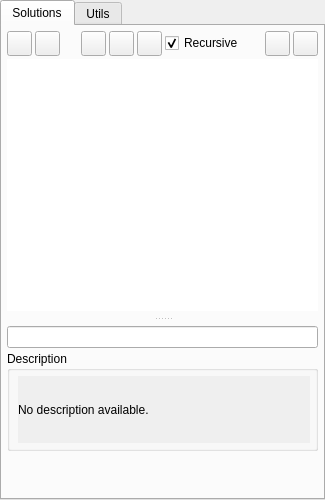
<?xml version="1.0" encoding="UTF-8"?>
<ui version="4.0">
 <class>Form</class>
 <widget class="QWidget" name="Form">
  <property name="geometry">
   <rect>
    <x>0</x>
    <y>0</y>
    <width>325</width>
    <height>500</height>
   </rect>
  </property>
  <property name="minimumSize">
   <size>
    <width>325</width>
    <height>500</height>
   </size>
  </property>
  <property name="windowTitle">
   <string>Form</string>
  </property>
  <layout class="QGridLayout" name="gridLayout">
   <property name="margin">
    <number>0</number>
   </property>
   <property name="spacing">
    <number>0</number>
   </property>
   <item row="0" column="0">
    <widget class="QTabWidget" name="tab_all">
     <property name="currentIndex">
      <number>0</number>
     </property>
     <widget class="QWidget" name="tab_solutions">
      <attribute name="title">
       <string>Solutions</string>
      </attribute>
      <layout class="QGridLayout" name="gridLayout_3">
       <property name="margin">
        <number>5</number>
       </property>
       <property name="spacing">
        <number>3</number>
       </property>
       <item row="0" column="0">
        <widget class="QSplitter" name="sp_splitter">
         <property name="frameShape">
          <enum>QFrame::NoFrame</enum>
         </property>
         <property name="frameShadow">
          <enum>QFrame::Plain</enum>
         </property>
         <property name="lineWidth">
          <number>3</number>
         </property>
         <property name="orientation">
          <enum>Qt::Vertical</enum>
         </property>
         <property name="handleWidth">
          <number>15</number>
         </property>
         <widget class="QWidget" name="layoutWidget">
          <layout class="QVBoxLayout" name="verticalLayout">
           <property name="spacing">
            <number>3</number>
           </property>
           <item>
            <layout class="QHBoxLayout" name="hl_solutions_buttons">
             <property name="spacing">
              <number>3</number>
             </property>
             <item>
              <widget class="QPushButton" name="pb_solutions_new">
               <property name="minimumSize">
                <size>
                 <width>25</width>
                 <height>25</height>
                </size>
               </property>
               <property name="maximumSize">
                <size>
                 <width>25</width>
                 <height>25</height>
                </size>
               </property>
               <property name="toolTip">
                <string>New Solution</string>
               </property>
               <property name="autoFillBackground">
                <bool>false</bool>
               </property>
               <property name="text">
                <string/>
               </property>
               <property name="flat">
                <bool>false</bool>
               </property>
              </widget>
             </item>
             <item>
              <widget class="QPushButton" name="pb_solutions_delete">
               <property name="minimumSize">
                <size>
                 <width>25</width>
                 <height>25</height>
                </size>
               </property>
               <property name="maximumSize">
                <size>
                 <width>25</width>
                 <height>25</height>
                </size>
               </property>
               <property name="toolTip">
                <string>Remove Solution</string>
               </property>
               <property name="autoFillBackground">
                <bool>false</bool>
               </property>
               <property name="text">
                <string/>
               </property>
               <property name="flat">
                <bool>false</bool>
               </property>
              </widget>
             </item>
             <item>
              <spacer name="horizontalSpacer_4">
               <property name="orientation">
                <enum>Qt::Horizontal</enum>
               </property>
               <property name="sizeHint" stdset="0">
                <size>
                 <width>18</width>
                 <height>20</height>
                </size>
               </property>
              </spacer>
             </item>
             <item>
              <widget class="QPushButton" name="pb_solutions_fit">
               <property name="minimumSize">
                <size>
                 <width>25</width>
                 <height>25</height>
                </size>
               </property>
               <property name="maximumSize">
                <size>
                 <width>25</width>
                 <height>25</height>
                </size>
               </property>
               <property name="toolTip">
                <string>Construct Fit Solution</string>
               </property>
               <property name="autoFillBackground">
                <bool>false</bool>
               </property>
               <property name="text">
                <string/>
               </property>
               <property name="flat">
                <bool>false</bool>
               </property>
              </widget>
             </item>
             <item>
              <widget class="QPushButton" name="pb_solutions_deform">
               <property name="minimumSize">
                <size>
                 <width>25</width>
                 <height>25</height>
                </size>
               </property>
               <property name="maximumSize">
                <size>
                 <width>25</width>
                 <height>25</height>
                </size>
               </property>
               <property name="toolTip">
                <string>Construct Deform Solution</string>
               </property>
               <property name="autoFillBackground">
                <bool>false</bool>
               </property>
               <property name="text">
                <string/>
               </property>
               <property name="flat">
                <bool>false</bool>
               </property>
              </widget>
             </item>
             <item>
              <widget class="QPushButton" name="pb_solutions_anim">
               <property name="minimumSize">
                <size>
                 <width>25</width>
                 <height>25</height>
                </size>
               </property>
               <property name="maximumSize">
                <size>
                 <width>25</width>
                 <height>25</height>
                </size>
               </property>
               <property name="toolTip">
                <string>Construct Animation Solution</string>
               </property>
               <property name="autoFillBackground">
                <bool>false</bool>
               </property>
               <property name="text">
                <string/>
               </property>
               <property name="flat">
                <bool>false</bool>
               </property>
              </widget>
             </item>
             <item>
              <widget class="QCheckBox" name="ch_solutions_recursive">
               <property name="text">
                <string>Recursive</string>
               </property>
               <property name="checked">
                <bool>true</bool>
               </property>
              </widget>
             </item>
             <item>
              <spacer name="horizontalSpacer_5">
               <property name="orientation">
                <enum>Qt::Horizontal</enum>
               </property>
               <property name="sizeHint" stdset="0">
                <size>
                 <width>18</width>
                 <height>20</height>
                </size>
               </property>
              </spacer>
             </item>
             <item>
              <widget class="QPushButton" name="pb_solutions_import_preset">
               <property name="minimumSize">
                <size>
                 <width>25</width>
                 <height>25</height>
                </size>
               </property>
               <property name="maximumSize">
                <size>
                 <width>25</width>
                 <height>25</height>
                </size>
               </property>
               <property name="toolTip">
                <string>Import Solutions Preset</string>
               </property>
               <property name="text">
                <string/>
               </property>
              </widget>
             </item>
             <item>
              <widget class="QPushButton" name="pb_solutions_export_preset">
               <property name="minimumSize">
                <size>
                 <width>25</width>
                 <height>25</height>
                </size>
               </property>
               <property name="maximumSize">
                <size>
                 <width>25</width>
                 <height>25</height>
                </size>
               </property>
               <property name="toolTip">
                <string>Export Solutions Preset</string>
               </property>
               <property name="text">
                <string/>
               </property>
              </widget>
             </item>
            </layout>
           </item>
           <item>
            <widget class="QTreeWidget" name="tr_solutions">
             <property name="frameShape">
              <enum>QFrame::NoFrame</enum>
             </property>
             <property name="frameShadow">
              <enum>QFrame::Plain</enum>
             </property>
             <property name="lineWidth">
              <number>1</number>
             </property>
             <property name="midLineWidth">
              <number>0</number>
             </property>
             <property name="showDropIndicator" stdset="0">
              <bool>true</bool>
             </property>
             <property name="alternatingRowColors">
              <bool>false</bool>
             </property>
             <property name="selectionMode">
              <enum>QAbstractItemView::SingleSelection</enum>
             </property>
             <property name="selectionBehavior">
              <enum>QAbstractItemView::SelectRows</enum>
             </property>
             <property name="rootIsDecorated">
              <bool>true</bool>
             </property>
             <property name="uniformRowHeights">
              <bool>false</bool>
             </property>
             <property name="columnCount">
              <number>0</number>
             </property>
             <attribute name="headerVisible">
              <bool>false</bool>
             </attribute>
             <attribute name="headerCascadingSectionResizes">
              <bool>false</bool>
             </attribute>
             <attribute name="headerDefaultSectionSize">
              <number>20</number>
             </attribute>
             <attribute name="headerHighlightSections">
              <bool>false</bool>
             </attribute>
             <attribute name="headerMinimumSectionSize">
              <number>20</number>
             </attribute>
             <attribute name="headerShowSortIndicator" stdset="0">
              <bool>false</bool>
             </attribute>
             <attribute name="headerStretchLastSection">
              <bool>false</bool>
             </attribute>
            </widget>
           </item>
          </layout>
         </widget>
         <widget class="QWidget" name="layoutWidget">
          <layout class="QVBoxLayout" name="verticalLayout_2">
           <property name="spacing">
            <number>3</number>
           </property>
           <item>
            <widget class="QLineEdit" name="le_solutions_names"/>
           </item>
           <item>
            <widget class="QGroupBox" name="gb_solution_desc">
             <property name="minimumSize">
              <size>
               <width>0</width>
               <height>100</height>
              </size>
             </property>
             <property name="maximumSize">
              <size>
               <width>16777215</width>
               <height>100</height>
              </size>
             </property>
             <property name="title">
              <string>Description</string>
             </property>
             <layout class="QGridLayout" name="gridLayout_4">
              <property name="leftMargin">
               <number>8</number>
              </property>
              <property name="topMargin">
               <number>5</number>
              </property>
              <property name="rightMargin">
               <number>5</number>
              </property>
              <property name="bottomMargin">
               <number>5</number>
              </property>
              <property name="spacing">
               <number>3</number>
              </property>
              <item row="0" column="0">
               <widget class="QScrollArea" name="sc_solution_desc">
                <property name="frameShape">
                 <enum>QFrame::NoFrame</enum>
                </property>
                <property name="widgetResizable">
                 <bool>true</bool>
                </property>
                <widget class="QWidget" name="scrollAreaWidgetContents">
                 <property name="geometry">
                  <rect>
                   <x>0</x>
                   <y>0</y>
                   <width>292</width>
                   <height>75</height>
                  </rect>
                 </property>
                 <layout class="QGridLayout" name="gridLayout_5">
                  <property name="verticalSpacing">
                   <number>0</number>
                  </property>
                  <property name="margin">
                   <number>0</number>
                  </property>
                  <item row="0" column="0">
                   <widget class="QLabel" name="lb_solution_desc">
                    <property name="text">
                     <string>No description available.</string>
                    </property>
                    <property name="alignment">
                     <set>Qt::AlignJustify|Qt::AlignVCenter</set>
                    </property>
                    <property name="wordWrap">
                     <bool>true</bool>
                    </property>
                   </widget>
                  </item>
                 </layout>
                </widget>
               </widget>
              </item>
             </layout>
            </widget>
           </item>
           <item>
            <widget class="QWidget" name="wi_solution_widget" native="true">
             <property name="minimumSize">
              <size>
               <width>0</width>
               <height>0</height>
              </size>
             </property>
             <layout class="QGridLayout" name="gridLayout_2">
              <property name="margin">
               <number>0</number>
              </property>
              <property name="spacing">
               <number>0</number>
              </property>
             </layout>
            </widget>
           </item>
           <item>
            <widget class="QWidget" name="wi_channel_box" native="true">
             <property name="sizePolicy">
              <sizepolicy hsizetype="Preferred" vsizetype="Expanding">
               <horstretch>0</horstretch>
               <verstretch>0</verstretch>
              </sizepolicy>
             </property>
             <property name="minimumSize">
              <size>
               <width>0</width>
               <height>0</height>
              </size>
             </property>
             <property name="sizeIncrement">
              <size>
               <width>0</width>
               <height>0</height>
              </size>
             </property>
             <layout class="QGridLayout" name="gridLayout_6">
              <property name="margin">
               <number>0</number>
              </property>
              <property name="spacing">
               <number>0</number>
              </property>
             </layout>
            </widget>
           </item>
          </layout>
         </widget>
        </widget>
       </item>
      </layout>
     </widget>
     <widget class="QWidget" name="tab_utils">
      <attribute name="title">
       <string>Utils</string>
      </attribute>
     </widget>
    </widget>
   </item>
  </layout>
 </widget>
 <resources/>
 <connections/>
</ui>
